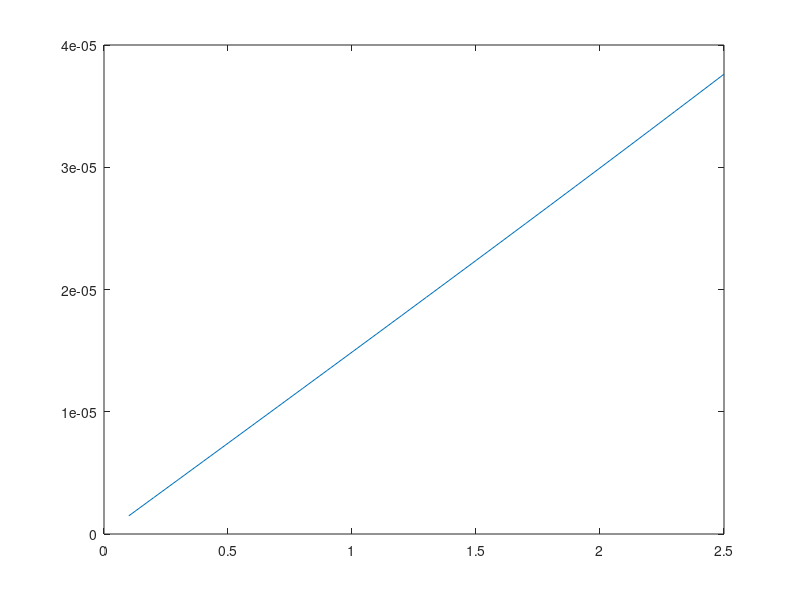
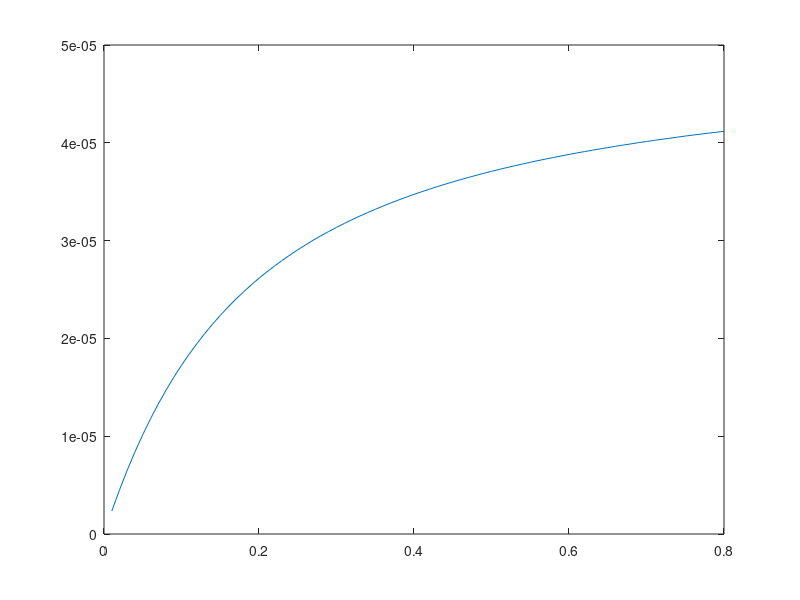

Write the MATLAB code that produced these figures, in order.
h = 6.63e-34;
x = (-250:0.01:250)*1e-6;
P1 = 1;
P2 = (0.01:0.01:0.8);
w1 = 230e-6;
w2 = 200e-6;
u = 50e-6;
I1 = 2*P1/pi/w1^2.*exp(-2*x.^2./w1^2);
I2 = 2/w2^2.*exp(-2*(x-u).^2./w2^2);
V = -h*0.003*I1;
E_L = h*300;%Hz,at raman angel 33.
minima = zeros(1,size(P2,2));
n = (0.1:0.1:2.5);
xn = sqrt(1/2*(-log(1-n.^2./120))).*w1;
figure(1)
plot(n,xn)
for i=1:size(P2,2)
I = -I1-P2(i).*I2;
[a,ind] = min(I);
minima(i) = x(ind);
end

figure(2)
plot(P2,minima)


    